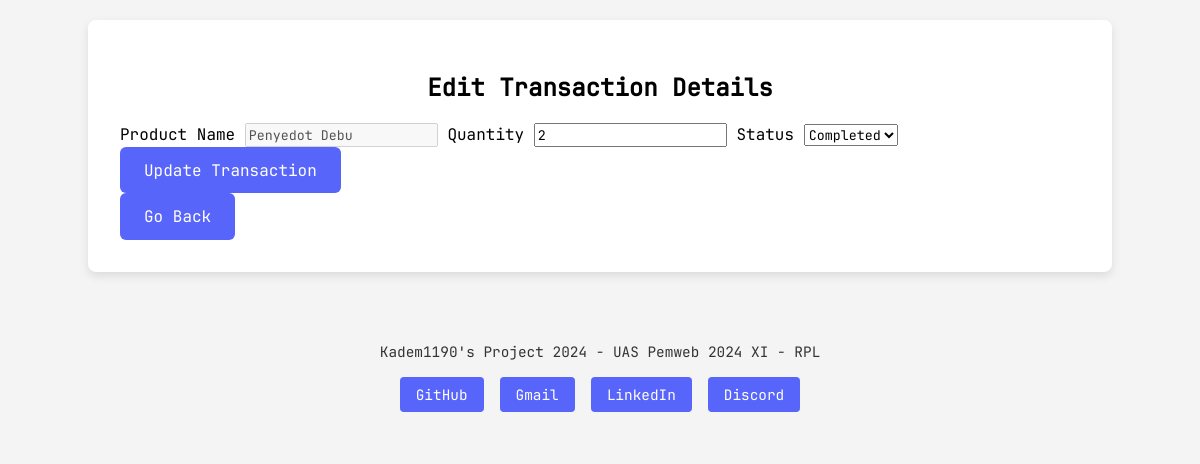
Page /edit_penjualan.php?id=0 (signed in) on the committed database.
### tables this page shows
CREATE TABLE `produk` (
  `idproduk` int(11) NOT NULL,
  `namaproduk` varchar(100) NOT NULL,
  `deskripsi` text DEFAULT NULL,
  `harga` int(11) NOT NULL,
  `stok` int(11) NOT NULL
);

CREATE TABLE `detailpesanan` (
  `iddetailpesanan` int(11) NOT NULL,
  `idpesanan` int(11) NOT NULL,
  `idproduk` int(11) DEFAULT NULL,
  `qty` int(11) NOT NULL
);

CREATE TABLE `pesanan` (
  `idpesanan` int(11) NOT NULL,
  `tanggal` date NOT NULL,
  `iduser` int(11) DEFAULT NULL,
  `total` decimal(10,2) NOT NULL DEFAULT 0.00,
  `status` enum('pending','completed') NOT NULL DEFAULT 'pending'
);

### edit_penjualan.php (the view, shortened to what this page needs)
<?php
include('koneksi.php');
if (isset($_GET['id'])) {
    $iddetailpesanan = $_GET['id'];
    $query = "SELECT dp.iddetailpesanan, p.namaproduk, dp.qty, ps.tanggal, ps.total, ps.status, u.username
              FROM detailpesanan dp
              JOIN pesanan ps ON dp.idpesanan = ps.idpesanan
              JOIN produk p ON dp.idproduk = p.idproduk
              JOIN user u ON ps.iduser = u.iduser
              WHERE dp.iddetailpesanan = ?";
    $stmt = $conn->prepare($query);
    $stmt->bind_param('i', $iddetailpesanan);
    $stmt->execute();
    $result = $stmt->get_result();
    $row = $result->fetch_assoc();
} else {
    echo "Invalid request!";
    exit;
}
?>
<!DOCTYPE html>
<html lang="en">
<head>
    <link rel="stylesheet" href="css/laporan.css">
</head>
<body>
    <div class="container">
        <h2>Edit Transaction Details</h2>
        <form method="POST" action="">
            <label for="namaproduk">Product Name</label>
            <input type="text" id="namaproduk" value="<?= htmlspecialchars($row['namaproduk']) ?>" disabled>
            <label for="qty">Quantity</label>
            <input type="number" id="qty" name="qty" value="<?= htmlspecialchars($row['qty']) ?>" required>
            <label for="status">Status</label>
            <select id="status" name="status" required>
                <option value="completed" <?= $row['status'] === 'completed' ? 'selected' : '' ?>>Completed</option>
            </select>
            <button type="submit">Update Transaction</button>
        </form>
        <button onclick="window.location.href='laporan_penjualan.php'">Go Back</button>
    </div>
    <footer style="text-align: center; padding: 1.5rem; margin-top: 2rem; font-family: 'JetBrainsMono'; font-size: 0.9rem;">
        <p style="margin-bottom: 1rem; color: #333;">Kadem1190's Project 2024 - UAS Pemweb 2024 XI - RPL</p>
        <div style="display: flex; justify-content: center; gap: 1rem; flex-wrap: wrap;">
            <a href="https://github.com/Kadem1190" target="_blank" style="text-decoration: none; background-color: #5865fa; color: #fff; padding: 0.5rem 1rem; border-radius: 4px; transition: background-color 0.3s;">GitHub</a>
            <a href="mailto:epicirongamer@gmail.com" style="text-decoration: none; background-color: #5865fa; color: #fff; padding: 0.5rem 1rem; border-radius: 4px; transition: background-color 0.3s;">Gmail</a>
            <a href="https://www.linkedin.com/in/Kadem1190" target="_blank" style="text-decoration: none; background-color: #5865fa; color: #fff; padding: 0.5rem 1rem; border-radius: 4px; transition: background-color 0.3s;">LinkedIn</a>
            <a href="https://discord.com/users/YOUR_DISCORD_ID" target="_blank" style="text-decoration: none; background-color: #5865fa; color: #fff; padding: 0.5rem 1rem; border-radius: 4px; transition: background-color 0.3s;">Discord</a>
        </div>
    </footer>
</body>
</html>

### css/laporan.css (style rules this page uses)
* { font-family: 'JetBrainsMono'; }
body { font-family: 'JetBrainsMono', sans-serif; background-color: #f4f4f4; margin: 0; padding: 0; }
.container { width: 80%; margin: 20px auto; background: #fff; padding: 2rem; border-radius: 8px; box-shadow: 0px 4px 10px rgba(0, 0, 0, 0.1); }
h2 { text-align: center; }
button { background-color: #5865fa; color: white; padding: 0.8rem 1.5rem; border: none; border-radius: 6px; font-size: 1rem; cursor: pointer; transition: background-color 0.3s ease; }
footer { margin-top: 20px; padding: 1rem; background-color: #f4f4f4; font-size: 0.9rem; }
footer a { text-decoration: none; background-color: #5865fa; color: #fff; padding: 0.5rem 1rem; border-radius: 4px; transition: background-color 0.3s ease; }

### rows in the picture
produk: namaproduk "Penyedot Debu"
detailpesanan: qty "2"
pesanan: status "Completed"
